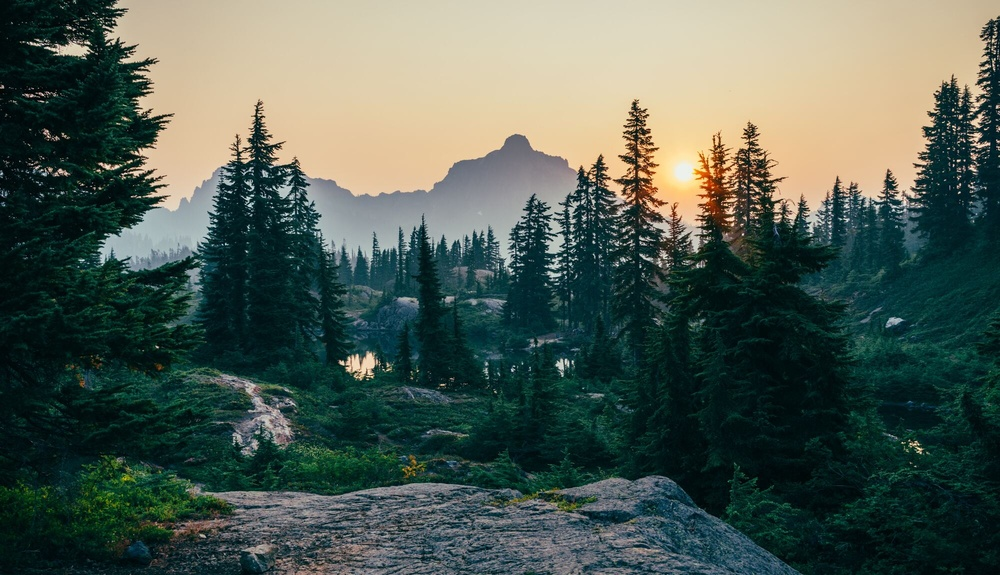
#> input picture photos/forest.jpg, 1000 x 575 px, shrunk from 2000 x 1150 before the run, found by its file name
$ python img_blurring.py
#> lines starting #> are read from the running program, lines starting #| are printed output that depends on the picture
import cv2 as cv
import numpy as np
from matplotlib import pyplot as plt

img = cv.imread('photos/forest.jpg')
#> img is the input picture: shape (575, 1000, 3); mean B, G, R 82.7, 92.7, 79.9

blur = cv.blur(img,(5,5))
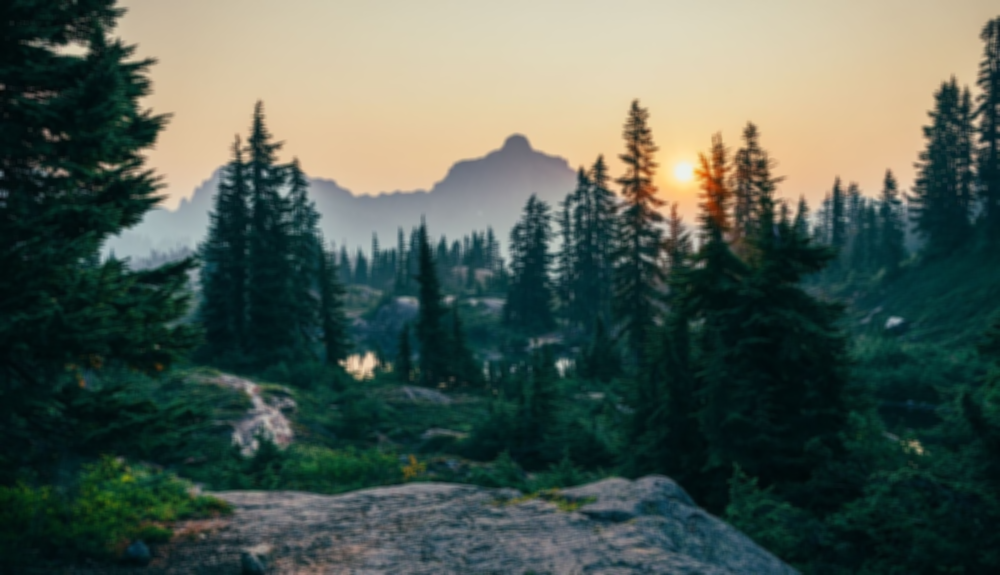
#> blur: shape (575, 1000, 3); mean B, G, R 82.7, 92.7, 79.9

#Gaussian Blur
blurGaussian = cv.GaussianBlur(img,(5,5),0)

#Median Blurring
median  = cv.medianBlur(img, 5)

#Bilateral Blurring
blurBilateral = cv.bilateralFilter(img,9,75,75)

plt.subplot(121),plt.imshow(img),plt.title('Original')
plt.xticks([]), plt.yticks([])
plt.subplot(122),plt.imshow(blur),plt.title('Blurred')
plt.xticks([]), plt.yticks([])
plt.show()
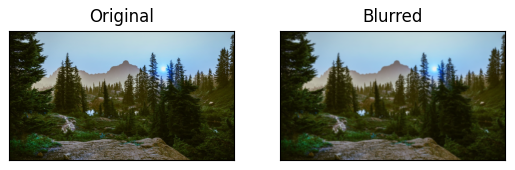
#> figure drawn by matplotlib, 2 panels; B, G, R data is drawn as R, G, B

$ run again, with photos/city.jpg copied over photos/forest.jpg
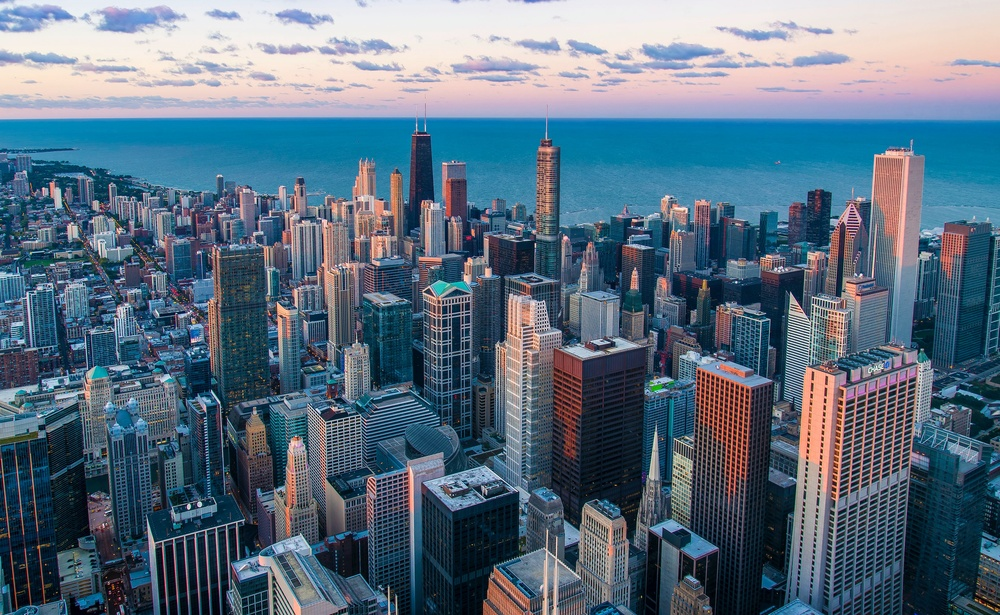
#> input picture photos/city.jpg, 1000 x 615 px, shrunk from 3465 x 2131 before the run, found by its file name
#> img is the input picture: shape (615, 1000, 3); mean B, G, R 128, 111, 91.2
#> `blur = cv.blur(img,(5,5))`:
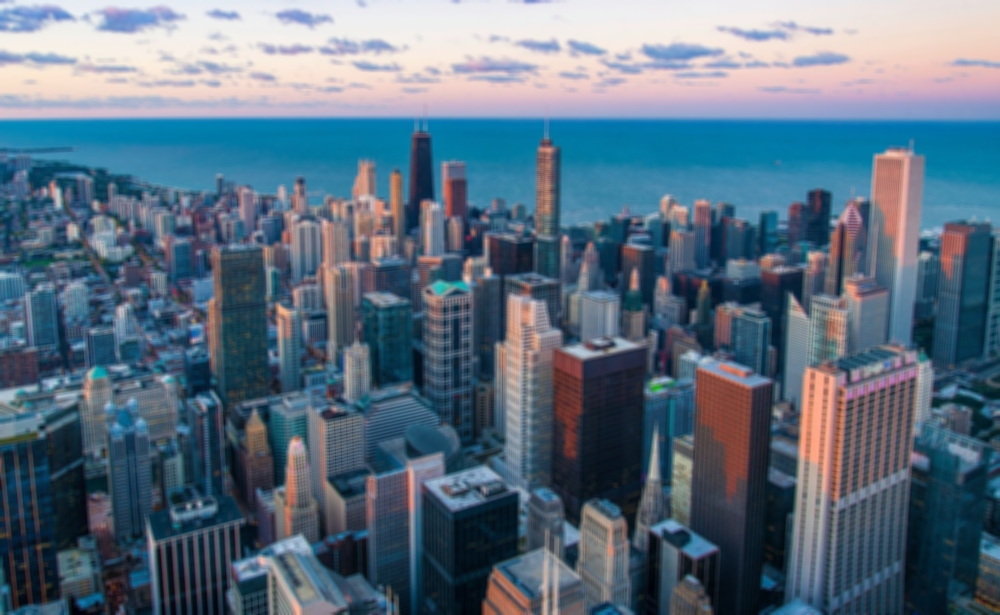
#> blur: shape (615, 1000, 3); mean B, G, R 128, 111.1, 91.2
#> `plt.show()`:
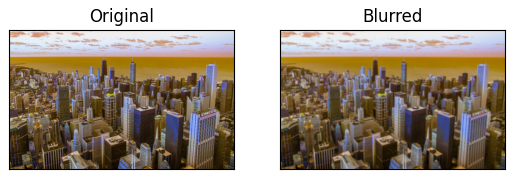
#> figure drawn by matplotlib, 2 panels; B, G, R data is drawn as R, G, B
